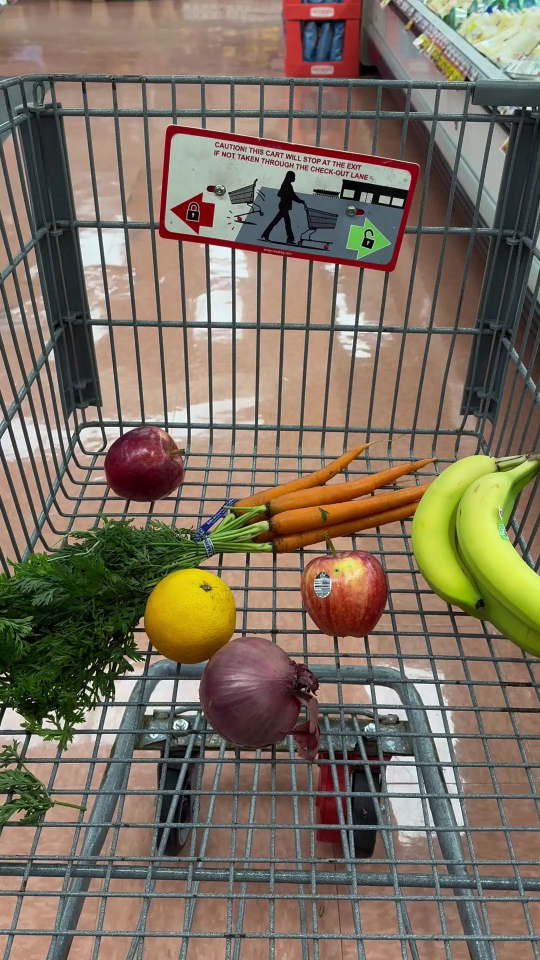
#> input picture captured_image.jpg, 1080 x 1920 px (shown at 1/2 size)
$ python setup_assistant.py captured_image.jpg
#> lines starting #> are read from the running program, lines starting #| are printed output that depends on the picture; after the words box and inside, x2 and y2 are one past the last pixel; in counts of white or black regions, pixels touching at a corner belong together
import cv2
import json
import os
import numpy as np
import sys

drawing = False  # true if mouse is pressed
rectangle_type = "cart"
rectangle_color = (0, 255, 0)
polygons = {'cart': []}
current_polygon = []
ix, iy = -1, -1
close_threshold = 10  # pixels

# function for finding files
def find_file(directory: str, file_name: str) -> str:
    for root, _, files in os.walk(directory):
        if file_name in files:
            return os.path.join(root, file_name)
    return ""

# mouse callback function
def draw_polygon(event, x, y, flags, param):
    global ix, iy, drawing, img, display_img, rectangle_color, rectangle_type, current_polygon
    if rectangle_type == "cart":
        rectangle_color = (0, 255, 0)
    else:
        rectangle_color = (0, 0, 255)

    if event == cv2.EVENT_LBUTTONDOWN:
        if not drawing:
            drawing = True
            current_polygon = [(x, y)]
        else:
            # Check if the new point is close to the first point to close the polygon
            if np.linalg.norm(np.array(current_polygon[0]) - np.array((x, y))) < close_threshold:
                current_polygon.append(current_polygon[0])
                polygons['cart'].append(current_polygon)
                drawing = False
                current_polygon = []
            else:
                current_polygon.append((x, y))

    if drawing:
        display_img = img.copy()
        if len(current_polygon) > 1:
            cv2.polylines(display_img, [np.array(current_polygon, np.int32).reshape((-1, 1, 2))], isClosed=False, color=rectangle_color, thickness=2)
        for polygon in polygons['cart']:
            cv2.polylines(display_img, [np.array(polygon, np.int32).reshape((-1, 1, 2))], isClosed=True, color=(0, 255, 0), thickness=5)
        cv2.imshow("image", display_img)

# Check if an image path is provided as an argument
if len(sys.argv) != 2:
    print("Usage: python setup_assistant.py <image_path>")
    exit(1)

image_path = sys.argv[1]

if not os.path.isfile(image_path):
    print(f"Could not find image: {image_path}")
    exit(1)

# Load the image
original_img = cv2.imread(image_path)
#> original_img is the input picture: shape (1920, 1080, 3); mean B, G, R 95.7, 111.8, 124.5

# Get the screen resolution
screen_width = 1920
screen_height = 1080

# Calculate the scaling factor
scale_width = screen_width / original_img.shape[1]
#> scale_width = 1.78
scale_height = (screen_height - 200) / original_img.shape[0]  # Subtract some pixels for the text
#> scale_height = 0.458
scale = min(scale_width, scale_height)
#> scale = 0.458

# Resize the image for display
display_img = cv2.resize(original_img, None, fx=scale, fy=scale)
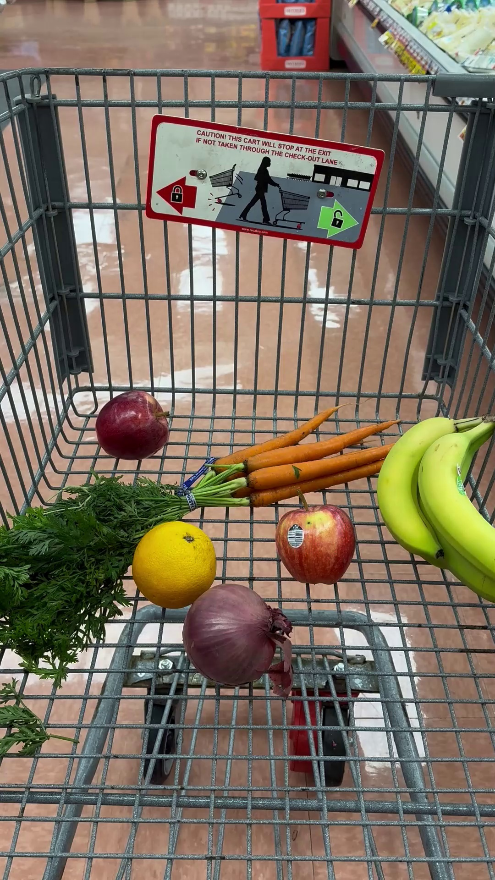
#> display_img: shape (880, 495, 3); mean B, G, R 95.6, 111.7, 124.4

# Save the scaling factor
with open('scaling_factor.json', 'w') as f:
    json.dump({'scale': scale}, f)

font = cv2.FONT_HERSHEY_SIMPLEX
img = display_img.copy()
cv2.namedWindow("image")
cv2.setMouseCallback("image", draw_polygon)

# get old polygons from file
try:
    with open('polygons.json', 'r') as f:
#> (reads polygons.json from the repository)
        content = f.read().strip()
        if content:
            old_polygons = json.loads(content)
            print("Polygons loaded from polygons.json")
        else:
            print("polygons.json is empty, starting with empty polygons")
            old_polygons = None
except (FileNotFoundError, json.JSONDecodeError):
    print("polygons.json not found or invalid, starting with empty polygons")
    old_polygons = None

# display old polygons
if old_polygons is not None:
    for polygon in old_polygons['cart']:
        # append old polygon to polygons
        polygons['cart'].append(polygon)

while True:
    display_img = img.copy()
    # display polygons
    for polygon in polygons['cart']:
        cv2.polylines(display_img, [np.array(polygon, np.int32).reshape((-1, 1, 2))], isClosed=True, color=(0, 255, 0), thickness=5)
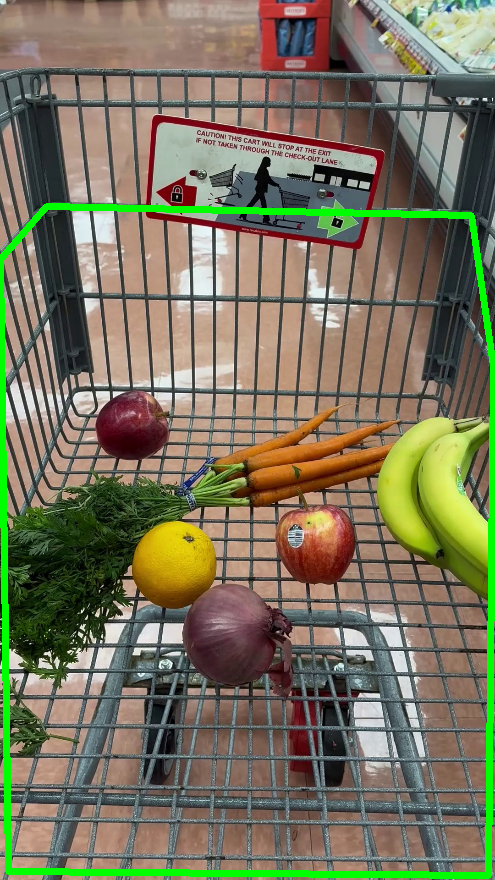
#> display_img: shape (880, 495, 3); 3.47% of pixels changed, all inside (x1, y1, x2, y2) = (0, 203, 495, 879)

    # Add information to quit to frame
    cv2.putText(display_img, text="Press 'q' to quit", org=(0, display_img.shape[0] - 10), fontFace=font, fontScale=0.5, color=(0, 0, 255))
    # add information on how to reset frame
    cv2.putText(display_img, text="Press 'r' to reset polygons", org=(0, display_img.shape[0] - 30), fontFace=font, fontScale=0.5, color=(0, 0, 255))
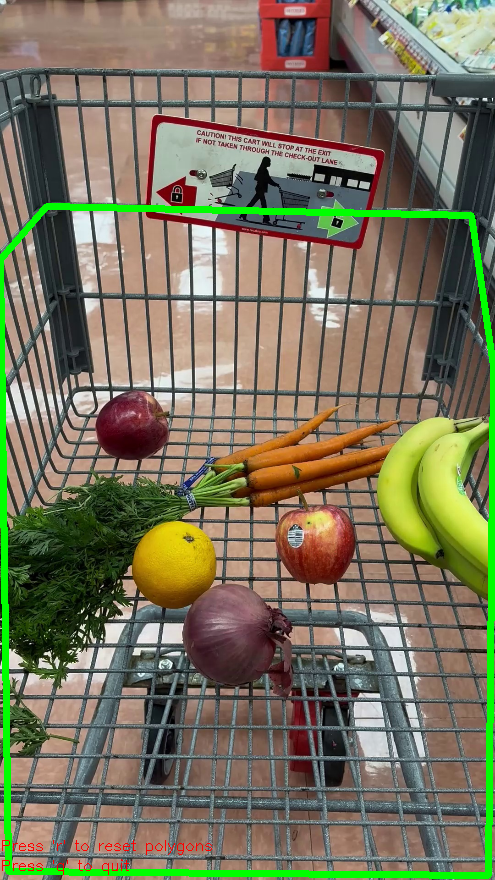
#> display_img: shape (880, 495, 3); mean B, G, R 92.3, 116.6, 120.7
    # add information on how to change rectangle type

    cv2.imshow("image", display_img)

    key = cv2.waitKey(1) & 0xFF
#> (key q is pressed here)
    # wait for r to reset polygons
    if key == ord("r"):
        polygons = {'cart': []}
        img = display_img.copy()
    # wait for q to end setup
    if key == ord("q"):
        # Scale up the polygons before saving
        scaled_polygons = {'cart': []}
        for polygon in polygons['cart']:
            scaled_polygon = [(int(x / scale), int(y / scale)) for x, y in polygon]
            scaled_polygons['cart'].append(scaled_polygon)

        # Save polygons to a file
        with open('polygons.json', 'w') as f:
            json.dump(scaled_polygons, f)
            print("Polygons saved to polygons.json")
        break

cv2.destroyAllWindows()
